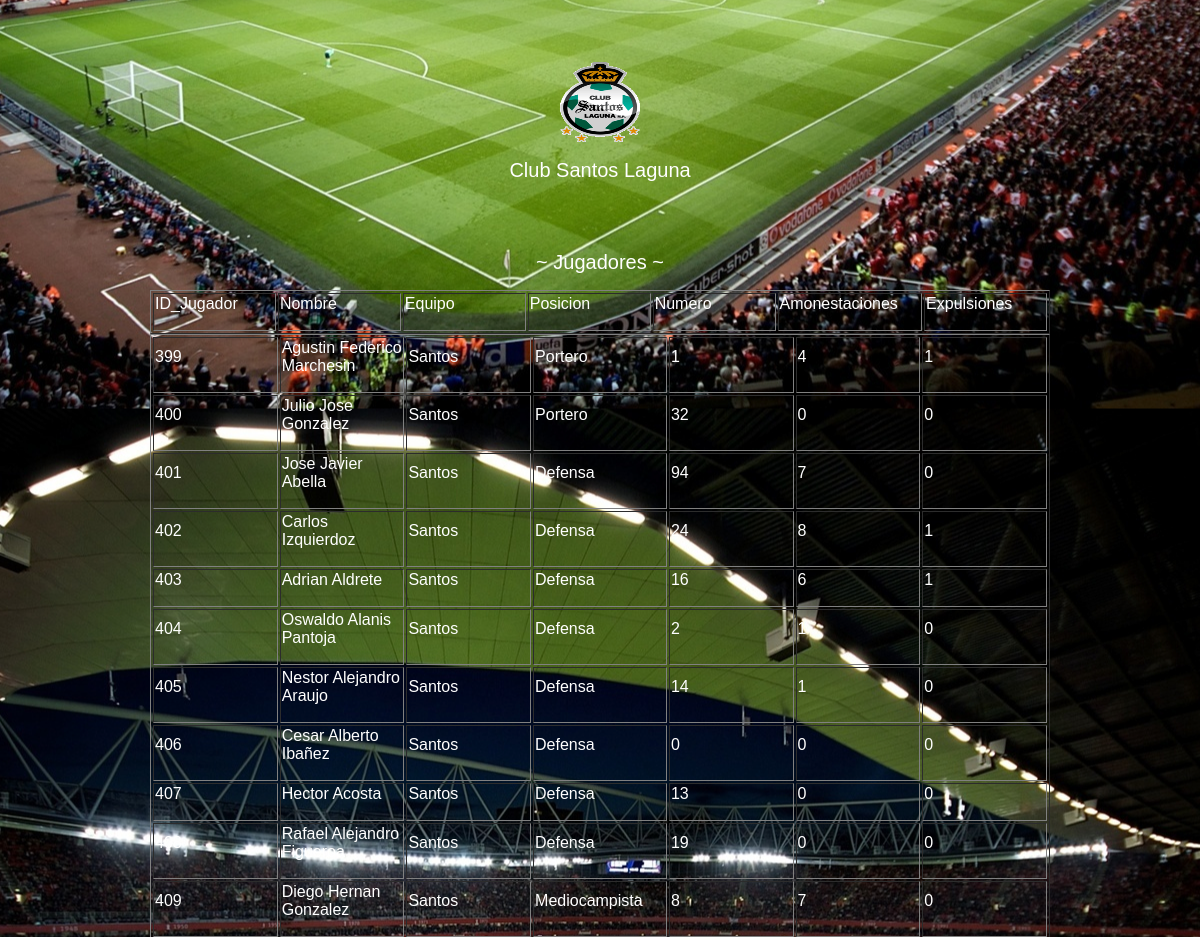
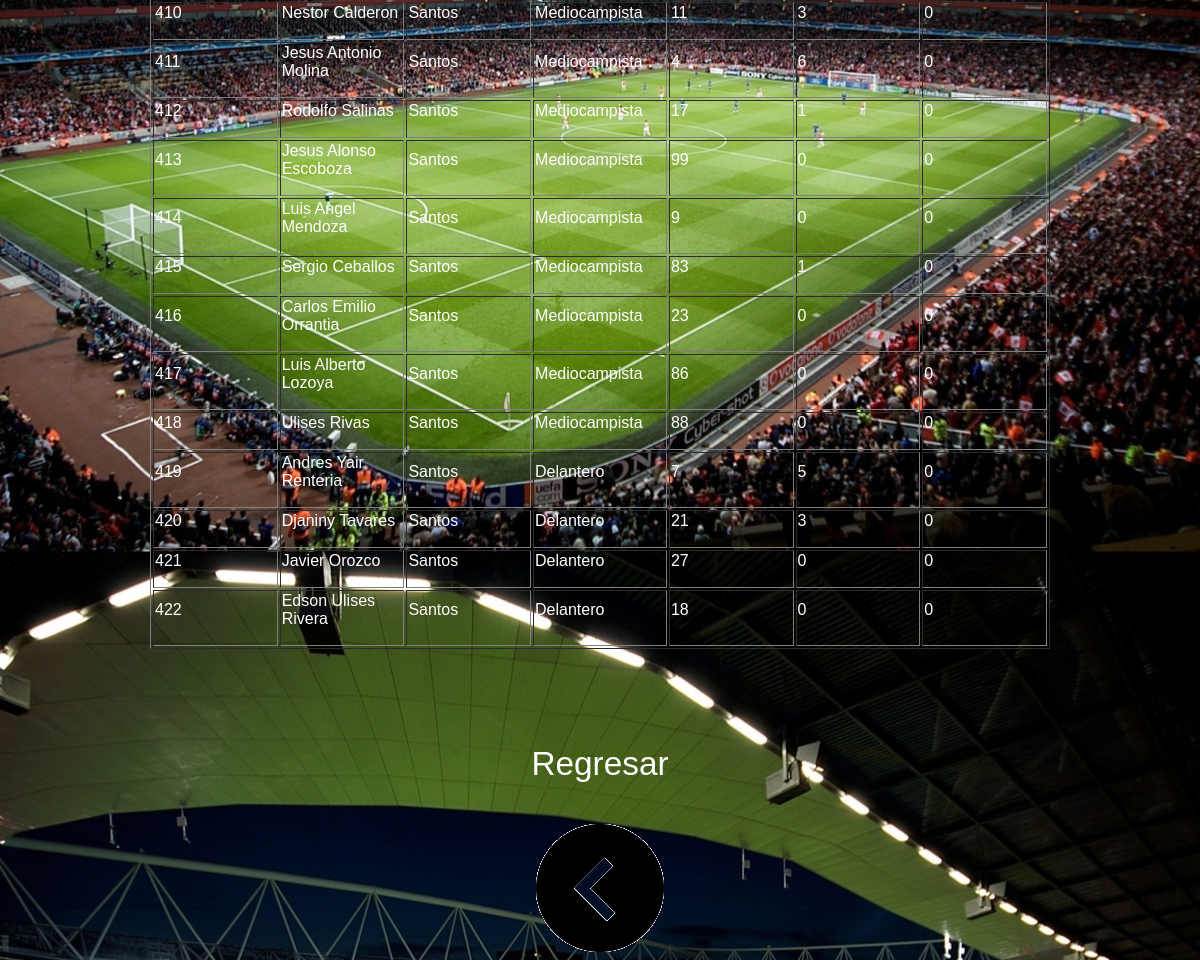
Page /santos.php on the committed database (2 pictures, top to bottom).
### tables this page shows
CREATE TABLE `Jugador` (
  `Id_Jugador` int(5) NOT NULL,
  `Nombre` varchar(30) NOT NULL,
  `Nom_Equipo` varchar(30) NOT NULL,
  `Posicion` varchar(20) NOT NULL,
  `Numero` int(10) DEFAULT NULL,
  `Amonestaciones` int(10) DEFAULT NULL,
  `Expulsiones` int(10) DEFAULT NULL,
  PRIMARY KEY (`Id_Jugador`)
);

### santos.php (the view, shortened to what this page needs)
<html>
<head>
	<link rel="stylesheet" type="text/css" href="estilos/pro1.css">
<body>
<br/><br/><br/>
<div class="escudos"><center><IMG SRC="imagenes/santos.gif" width='80' height='80'></center></div>
<center><h2>Club Santos Laguna</h2></center>
<br/><br/><center><h2>~ Jugadores ~</h2></center>
<center><table border=1 width=900>
	<tr>
		<td width=100><h3>ID_Jugador</h3></td>
		<td width=100><h3>Nombre</h3></td>
		<td width=100><h3>Equipo</h3></td>
		<td width=100><h3>Posicion</h3></td>
		<td width=100><h3>Numero</h3></td>
		<td width=100><h3>Amonestaciones</h3></td>
		<td width=100><h3>Expulsiones</h3></td>
	</tr>
</center></table>
<?php
$query = "SELECT * FROM Jugador Where Nom_Equipo='Santos'";
$result = mysql_query($query) or die('Consulta fallida: ' . mysql_error());
echo "<center><table border=1 width=900>\n";
while ($line = mysql_fetch_array($result, MYSQL_ASSOC)) {
    echo "\t<tr>\n";
    foreach ($line as $col_value) {
        echo "\t\t<td width=100><h3>$col_value</h3></td>\n";
    }
    echo "\t</tr>\n";
}
echo "</table></center>\n";
?>
<br/><br/><br/>
<center><h1>Regresar</h1><a href="inicio.php"><IMG SRC="imagenes/flecha.gif"></a><center>
</body>
</html>

### estilos/pro1.css (style rules this page uses)
h1, h2, h3 { color: white; font-weight: normal; font-family: Arial, Helvetica, sans-serif; }
h1 { font-size: 25pt; line-height: 2cm; }
h2 { font-size: 15pt; }
h3 { font-size: 12pt; }
body { background-image:url('imagenes/estadio.jpg'); background-repeat:repeat; background-position:center; background-attachment: fixed }
.escudos { display: inline; }

### rows in the picture
jugador: Id_Jugador "399", Nombre "Agustin Federico Marchesin", Nom_Equipo "Santos", Posicion "Portero", col_value "1", Amonestaciones "4"
jugador: Id_Jugador "400", Nombre "Julio Jose Gonzalez", Nom_Equipo "Santos", Posicion "Portero", Numero "32", col_value "0"
jugador: Id_Jugador "401", Nombre "Jose Javier Abella", Nom_Equipo "Santos", Posicion "Defensa", Numero "94", Amonestaciones "7", Expulsiones "0"
jugador: Id_Jugador "402", Nombre "Carlos Izquierdoz", Nom_Equipo "Santos", Posicion "Defensa", Numero "24", Amonestaciones "8", Expulsiones "1"
jugador: Id_Jugador "403", Nombre "Adrian Aldrete", Nom_Equipo "Santos", Posicion "Defensa", Numero "16", Amonestaciones "6", Expulsiones "1"
jugador: Id_Jugador "404", Nombre "Oswaldo Alanis Pantoja", Nom_Equipo "Santos", Posicion "Defensa", Numero "2", Amonestaciones "1", Expulsiones "0"
jugador: Id_Jugador "405", Nombre "Nestor Alejandro Araujo", Nom_Equipo "Santos", Posicion "Defensa", Numero "14", Amonestaciones "1", Expulsiones "0"
jugador: Id_Jugador "406", Nombre "Cesar Alberto Ibañez", Nom_Equipo "Santos", Posicion "Defensa", col_value "0"
jugador: Id_Jugador "407", Nombre "Hector Acosta", Nom_Equipo "Santos", Posicion "Defensa", Numero "13", col_value "0"
jugador: Id_Jugador "408", Nombre "Rafael Alejandro Figueroa", Nom_Equipo "Santos", Posicion "Defensa", Numero "19", col_value "0"
jugador: Id_Jugador "409", Nombre "Diego Hernan Gonzalez", Nom_Equipo "Santos", Posicion "Mediocampista", Numero "8", Amonestaciones "7", Expulsiones "0"
jugador: Id_Jugador "410", Nombre "Nestor Calderon", Nom_Equipo "Santos", Posicion "Mediocampista", Numero "11", Amonestaciones "3", Expulsiones "0"
jugador: Id_Jugador "411", Nombre "Jesus Antonio Molina", Nom_Equipo "Santos", Posicion "Mediocampista", Numero "4", Amonestaciones "6", Expulsiones "0"
jugador: Id_Jugador "412", Nombre "Rodolfo Salinas", Nom_Equipo "Santos", Posicion "Mediocampista", Numero "17", Amonestaciones "1", Expulsiones "0"
jugador: Id_Jugador "413", Nombre "Jesus Alonso Escoboza", Nom_Equipo "Santos", Posicion "Mediocampista", Numero "99", col_value "0"
jugador: Id_Jugador "414", Nombre "Luis Angel Mendoza", Nom_Equipo "Santos", Posicion "Mediocampista", Numero "9", col_value "0"
jugador: Id_Jugador "415", Nombre "Sergio Ceballos", Nom_Equipo "Santos", Posicion "Mediocampista", Numero "83", Amonestaciones "1", Expulsiones "0"
jugador: Id_Jugador "416", Nombre "Carlos Emilio Orrantia", Nom_Equipo "Santos", Posicion "Mediocampista", Numero "23", col_value "0"
jugador: Id_Jugador "417", Nombre "Luis Alberto Lozoya", Nom_Equipo "Santos", Posicion "Mediocampista", Numero "86", col_value "0"
jugador: Id_Jugador "418", Nombre "Ulises Rivas", Nom_Equipo "Santos", Posicion "Mediocampista", Numero "88", col_value "0"
jugador: Id_Jugador "419", Nombre "Andres Yair Renteria", Nom_Equipo "Santos", Posicion "Delantero", Numero "7", Amonestaciones "5", Expulsiones "0"
jugador: Id_Jugador "420", Nombre "Djaniny Tavares", Nom_Equipo "Santos", Posicion "Delantero", Numero "21", Amonestaciones "3", Expulsiones "0"
jugador: Id_Jugador "421", Nombre "Javier Orozco", Nom_Equipo "Santos", Posicion "Delantero", Numero "27", col_value "0"
jugador: Id_Jugador "422", Nombre "Edson Ulises Rivera", Nom_Equipo "Santos", Posicion "Delantero", Numero "18", col_value "0"
